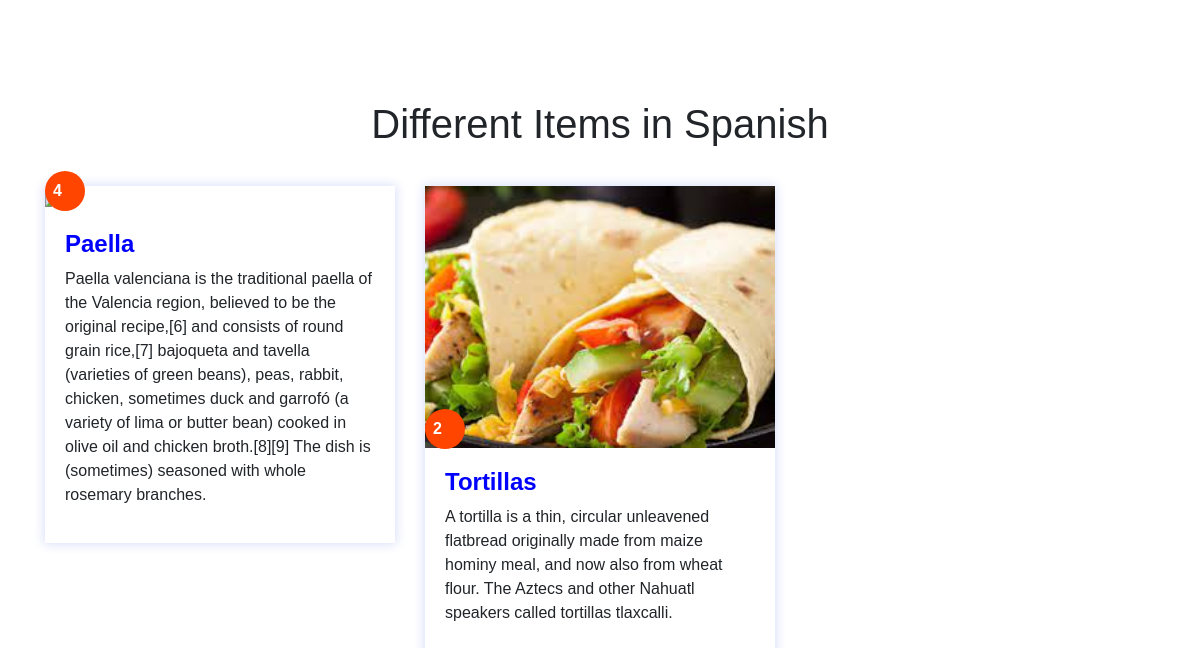
The page /FoodMood/Spanish.php on the database its author committed.
### tables this page shows
CREATE TABLE `spanish` (
  `id` int(11) NOT NULL,
  `images` varchar(100) DEFAULT NULL,
  `price` int(20) DEFAULT NULL,
  `place` varchar(30) DEFAULT NULL,
  `details` varchar(1000) DEFAULT NULL,
  `myfile` varchar(30) DEFAULT NULL
);

### FoodMood/Spanish.php (the view, shortened to what this page needs)
<!doctype html>
<html lang="en">
  <head>
    <link rel="stylesheet" href="Web1.css">
    <link rel="stylesheet" href="web11.css">
    <link rel="stylesheet" href="https://stackpath.bootstrapcdn.com/font-awesome/4.7.0/css/font-awesome.min.css">
    <link rel="stylesheet" href="https://stackpath.bootstrapcdn.com/bootstrap/4.3.1/css/bootstrap.min.css">
  </head>
  <body>
            <section class="features">
            <h1>Different Items in Spanish</h1>
            <div class="container">
            <?php
          include("connection.php");
          $query = "SELECT * FROM  Spanish " ;
          $data = mysqli_query($conn, $query);
          $total = mysqli_num_rows($data);
          if($total>0){
                  $num = 0;
                  while(1){
                        echo "<div class='row'>";
                                while($result = mysqli_fetch_assoc($data)){
                                  echo "
                                        <div class='col-md-4'>
                                              <div class='feature-box'>
                                                <div class='feature-img'>
                                                  ";
                                                  $hh = $result['myfile'];
                                                  $hh.=".php";
                                                  echo "
                                                  <a href='$hh'><img src='".$result['images']."'></a>
                                                  <div class='price'>
                                                    <p> ".$result["price"]." </p>
                                                  </div>
                                                </div>
                                                <div class='feature-details'>
                                                <h4> ".$result["myfile"]." </h4>
                                                  <p> ".$result["details"]."
                                                  </p>
                                                </div>
                                              </div>
                                            </div>
                                ";
                                $num++;
                                if($num%3 == 0 || ($num == $total)){
                                              break;
                                }
                              }
                        echo "</div>";
                        if($num == $total)
                            break;
                    }
                }
                else{
                   echo "No images.";
                }
             ?>
            </div>
          </section>
            </body>
            </html>

### FoodMood/web1.css (style rules this page uses)
* { padding: 0px; margin: 0px; font-family: sans-serif; }
.features { padding: 100px 0; }
h1 { text-align: center; padding-bottom: 30px; }
.feature-img img { width: 100%; }
.price { height: 40px; width: 40px; background: orangered; border-radius: 50%; color: #fff; padding: 8px; font-weight: 600; bottom: -1px; position: absolute; }
.feature-img { position: relative; }
.feature-details { padding: 20px; justify-content: center; }
.feature-details h4 { font-weight: 600; margin-top: 0px; }
.feature-box { box-shadow: 0 0 10px 1px rgba(37,73,214,0.18); margin-bottom: 10px; }
.feature-details h4 { color: blue; }

### rows shown on the page
spanish: price "4", myfile "Paella", details "Paella valenciana is the traditional paella of the Valencia region, believed to be the original recipe,[6] and consists of round grain rice,[7] bajoqueta and tavella (varieties of green beans), peas, rabbit, chicken, sometimes duck and garrofó (a variety of lima or butter bean) cooked in olive oil and chicken broth.[8][9] The dish is (sometimes) seasoned with whole rosemary branches."
spanish: images (picture), price "2", myfile "Tortillas", details "A tortilla is a thin, circular unleavened flatbread originally made from maize hominy meal, and now also from wheat flour. The Aztecs and other Nahuatl speakers called tortillas tlaxcalli."
